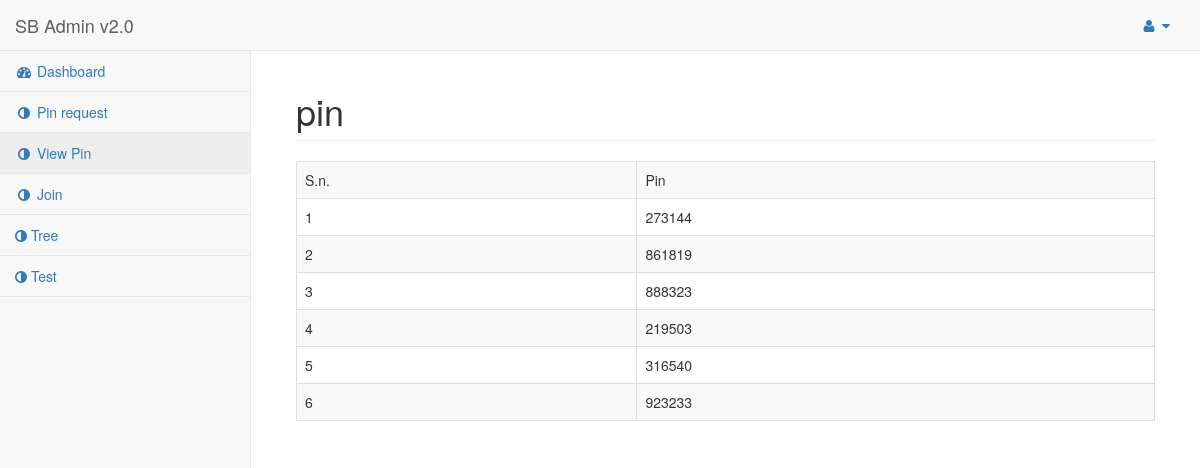
The page /pin.php (signed in) on the database its author committed.
### tables this page shows
CREATE TABLE `pin_list` (
  `id` int(11) NOT NULL,
  `user_id` varchar(50) NOT NULL,
  `pin` int(10) NOT NULL,
  `status` enum('open','close') NOT NULL DEFAULT 'open'
);

### pin.php (the view, shortened to what this page needs)
<?php
include 'include/connect.php';
$userid=$_SESSION['userid'];
?>
<!DOCTYPE html>
<html lang="en">
<head>
    <link href="vendor/bootstrap/css/bootstrap.min.css" rel="stylesheet">
    <link href="vendor/metisMenu/metisMenu.min.css" rel="stylesheet">
    <link href="dist/css/sb-admin-2.css" rel="stylesheet">
    <link href="vendor/font-awesome/css/font-awesome.min.css" rel="stylesheet" type="text/css">
</head>
<body>
    <div id="wrapper">
        <?php include 'include/menu.php';?>
        <div id="page-wrapper">
            <div class="container-fluid">
                <div class="row">
                    <div class="col-lg-12">
                        <h1 class="page-header">pin</h1>
                    </div>
                </div>
                <div class="row">
                    <div class="col-lg-12">
                        <div class="table-responsive">
                            <table class="table table-bordered table-striped">
                                <tr>
                                    <td>S.n.</td>
                                    <td>Pin</td>
                                </tr>
                                <?php
                                $i=1;
                                $query=  mysqli_query($con, "SELECT * FROM `pin_list` WHERE `user_id`='$userid'");
                                if(mysqli_num_rows($query)>0){
                                    while ($row=  mysqli_fetch_array($query)){
                                        $pin=$row['pin'];
                                        ?>
                                <tr>
                                    <td><?php echo $i; ?></td>
                                    <td><?php echo $pin; ?></td>
                                </tr>
                                <?php
                                $i++;
                                    }
                                }
                                ?>
                            </table>
                        </div>
                    </div>
                </div>
            </div>
        </div>
    </div>
</body>
</html>

### rows shown on the page
pin_list: pin "273144"
pin_list: pin "861819"
pin_list: pin "888323"
pin_list: pin "219503"
pin_list: pin "316540"
pin_list: pin "923233"
